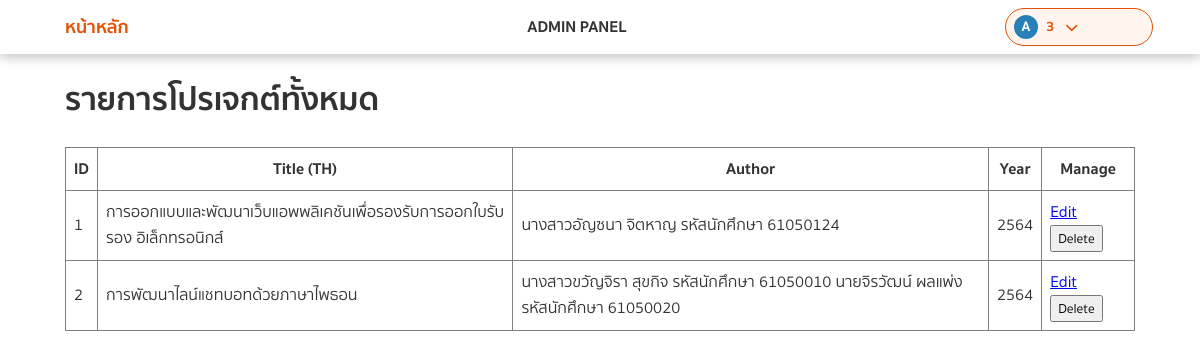
/admin (signed in), run on the app's committed database.
### models.py (models this page shows)
class ProjectModel(db.Model):
    __tablename__ = 'projects'
    id = Column(Integer, primary_key=True, autoincrement=True)
    title_th = Column(String(255), nullable=False)
    title_en = Column(String(255))
    academic_year = Column(String(10))
    abstract_th = Column(Text)
    abstract_en = Column(Text)
    department = Column(String(100))
    faculty = Column(String(100))
    author = Column(String(255))
    advisor = Column(String(255))
    keywords = Column(String(255))
    file_path = Column(String(255))
    thumbnail_path = Column(String(255))   # <--- เพิ่มบรรทัดนี้
    created_at = Column(DateTime, default=datetime.datetime.now)
    updated_at = Column(DateTime, onupdate=datetime.datetime.now)
    students = relationship('UserModel', secondary='project_student', back_populates='projects')
    keywords_rel = relationship('KeywordModel', secondary='project_keyword', back_populates='projects')
    advisors = relationship('UserModel', secondary='project_advisor', back_populates='advising_projects')
    pdf_files = relationship('PdfFileModel', back_populates='project')

### app.py (the view)
@app.route('/admin', methods=['GET'])
def admin_page():
    if not is_admin():
        flash("คุณไม่มีสิทธิ์เข้าถึงหน้านี้")
        return redirect(url_for('index'))
    all_projects = ProjectModel.query.all()
    return render_template('admin.html', projects=all_projects)

### app.py (called while the page is built)
def is_admin():
    user_session = session.get('user')
    if not user_session:
        return False
    user_in_db = UserModel.query.get(user_session['id'])
    if user_in_db and user_in_db.role == 'admin':
        return True
    return False

@app.context_processor
def inject_user():
    user = session.get('user')
    if user:
        user_in_db = UserModel.query.get(user['id'])
        first_letter = user['name'][0].upper() if user['name'] else "U"
        colors = ['#ea5c0d', '#e67e22', '#16a085', '#2980b9', '#8e44ad']
        avatar_color = colors[hash(user['id']) % len(colors)]
        user_is_admin = (user_in_db.role == 'admin') if user_in_db else False
        return dict(
            user_logged_in=True,
            student_id=user['id'],
            first_letter=first_letter,
            avatar_color=avatar_color,
            user_is_admin=user_is_admin
        )
    return dict(user_logged_in=False)

### templates/admin.html (shortened to what this page needs)
<!DOCTYPE html>
<html lang="th">
<head>
  <link rel="stylesheet" href="{{ url_for('static', filename='css/index.css') }}">
  <link rel="stylesheet" href="https://cdnjs.cloudflare.com/ajax/libs/font-awesome/6.4.0/css/all.min.css" />
</head>
<body>
  <nav class="navbar">
    <div class="container">
      <a href="{{ url_for('index') }}" class="brand">หน้าหลัก</a>
      <span style="margin-left: 20px; font-weight: bold;">ADMIN PANEL</span>
      {% if user_logged_in %}
      <div class="profile-wrapper">
        <div class="profile-btn">
          <div class="avatar-circle" style="background-color: {{ avatar_color }}">
            {{ first_letter }}
          </div>
          <span class="student-id">{{ student_id }}</span>
          <i class="fa-solid fa-chevron-down arrow"></i>
        </div>
      </div>
      {% else %}
      <a href="{{ url_for('login') }}" class="login-btn">เข้าสู่ระบบ</a>
      {% endif %}
    </div>
  </nav>
  <div class="container">
    <h1>รายการโปรเจกต์ทั้งหมด</h1>
    <table border="1" cellpadding="8" style="border-collapse: collapse;">
      <thead>
        <tr>
          <th>ID</th>
          <th>Title (TH)</th>
          <th>Author</th>
          <th>Year</th>
          <th>Manage</th>
        </tr>
      </thead>
      <tbody>
        {% for p in projects %}
        <tr>
          <td>{{ p.id }}</td>
          <td>{{ p.title_th }}</td>
          <td>{{ p.author }}</td>
          <td>{{ p.academic_year }}</td>
          <td>
            <a href="{{ url_for('edit_project', project_id=p.id) }}">Edit</a>
            <form action="{{ url_for('admin_delete_project', project_id=p.id) }}" method="POST" style="display:inline;">
              <button type="submit" onclick="return confirm('ยืนยันการลบโปรเจกต์ #{{ p.id }} ?');">
                Delete
              </button>
            </form>
          </td>
        </tr>
        {% endfor %}
      </tbody>
    </table>
  </div>
</body>
</html>

### static/css/index.css (style rules this page uses)
body { font-family: "Sukhumvit Set", sans-serif; background-color: #ffffff; color: #333; margin: 0; padding: 0; }
* { font-family: 'Sukhumvit Set', sans-serif; }
.container { max-width: 100%; margin: 0 auto; padding-left: 65px; padding-right: 65px; box-sizing: border-box; }
.navbar { background-color: #ffffff; padding: 8px 0; box-shadow: 0px 3px 11.1px 0px rgba(0, 0, 0, 0.25); }
.navbar .container { display: flex; justify-content: space-between; align-items: center; }
.brand { font-weight: bold; color: #E35205; text-decoration: none; font-size: 18px; }
.profile-wrapper { position: relative; display: inline-block; width: 130px; }
.profile-btn { width: 100%; background-color: #fff4ee; border: 1px solid #E35205; color: #E35205; padding: 6px 8px; border-radius: 24px; font-size: 14px; font-weight: bold; cursor: pointer; display: flex; align-items: center; gap: 8px; transition: border-radius 0.2s ease, border-bottom 0.2s ease; }
.avatar-circle { width: 24px; height: 24px; border-radius: 50%; color: white; font-weight: bold; font-size: 14px; display: flex; justify-content: center; align-items: center; text-transform: uppercase; }
.student-id { font-size: 14px; font-weight: bold; }
.arrow { font-size: 13px; margin-left: 3px; }
.profile-wrapper .profile-btn { border-radius: 24px; }

### data on the page
ProjectModel: id "1", title_th "การออกแบบและพัฒนาเว็บแอพพลิเคชันเพื่อรองรับการออกใบรับรอง อิเล็กทรอนิกส์", author "นางสาวอัญซนา จิตหาญ รหัสนักศึกษา 61050124", academic_year "2564"
ProjectModel: id "2", title_th "การพัฒนาไลน์แชทบอทด้วยภาษาไพธอน", author "นางสาวขวัญจิรา สุขกิจ รหัสนักศึกษา 61050010 นายจิรวัฒน์ ผลแพ่ง รหัสนักศึกษา 61050020", academic_year "2564"

### other printed values
{{ first_letter }} "A"
{{ student_id }} "3"
